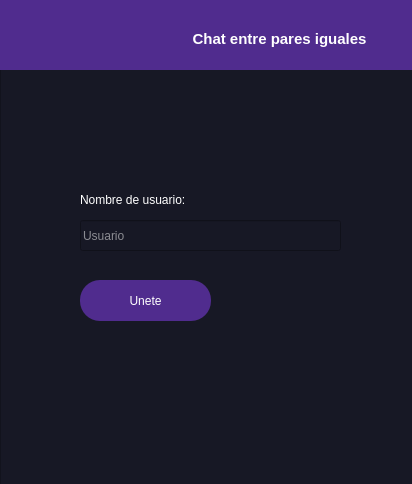
<?xml version="1.0" encoding="UTF-8"?>
<ui version="4.0">
 <class>Form</class>
 <widget class="QWidget" name="Form">
  <property name="geometry">
   <rect>
    <x>0</x>
    <y>0</y>
    <width>412</width>
    <height>484</height>
   </rect>
  </property>
  <property name="windowTitle">
   <string>Form</string>
  </property>
  <widget class="QFrame" name="frame">
   <property name="geometry">
    <rect>
     <x>0</x>
     <y>0</y>
     <width>421</width>
     <height>491</height>
    </rect>
   </property>
   <property name="styleSheet">
    <string notr="true">background-color: rgb(23, 24, 37);

</string>
   </property>
   <property name="frameShape">
    <enum>QFrame::StyledPanel</enum>
   </property>
   <property name="frameShadow">
    <enum>QFrame::Raised</enum>
   </property>
   <widget class="QFrame" name="frame_2">
    <property name="geometry">
     <rect>
      <x>-11</x>
      <y>-1</y>
      <width>451</width>
      <height>71</height>
     </rect>
    </property>
    <property name="styleSheet">
     <string notr="true">background-color: rgb(80, 44, 142);
border-radius: 5px;</string>
    </property>
    <property name="frameShape">
     <enum>QFrame::StyledPanel</enum>
    </property>
    <property name="frameShadow">
     <enum>QFrame::Raised</enum>
    </property>
    <widget class="QLabel" name="label">
     <property name="geometry">
      <rect>
       <x>160</x>
       <y>20</y>
       <width>261</width>
       <height>41</height>
      </rect>
     </property>
     <property name="text">
      <string>&lt;html&gt;&lt;head/&gt;&lt;body&gt;&lt;p align=&quot;center&quot;&gt;&lt;span style=&quot; font-size:11pt; font-weight:600; color:#ffffff;&quot;&gt;Chat entre pares iguales&lt;/span&gt;&lt;/p&gt;&lt;/body&gt;&lt;/html&gt;</string>
     </property>
    </widget>
   </widget>
   <widget class="QPushButton" name="joinButton">
    <property name="geometry">
     <rect>
      <x>80</x>
      <y>280</y>
      <width>131</width>
      <height>41</height>
     </rect>
    </property>
    <property name="styleSheet">
     <string notr="true">background-color: rgb(80, 44, 142);
color: rgb(255, 255, 255);
border-radius: 20%;</string>
    </property>
    <property name="text">
     <string>Unete</string>
    </property>
   </widget>
   <widget class="QLineEdit" name="usernameLineEdit">
    <property name="geometry">
     <rect>
      <x>80</x>
      <y>220</y>
      <width>261</width>
      <height>31</height>
     </rect>
    </property>
    <property name="styleSheet">
     <string notr="true">color: rgb(255, 255, 255);</string>
    </property>
    <property name="placeholderText">
     <string>Usuario</string>
    </property>
   </widget>
   <widget class="QLabel" name="label_2">
    <property name="geometry">
     <rect>
      <x>80</x>
      <y>190</y>
      <width>171</width>
      <height>20</height>
     </rect>
    </property>
    <property name="styleSheet">
     <string notr="true">color: rgb(255, 255, 255);</string>
    </property>
    <property name="text">
     <string>Nombre de usuario:</string>
    </property>
   </widget>
  </widget>
 </widget>
 <resources/>
 <connections/>
</ui>
